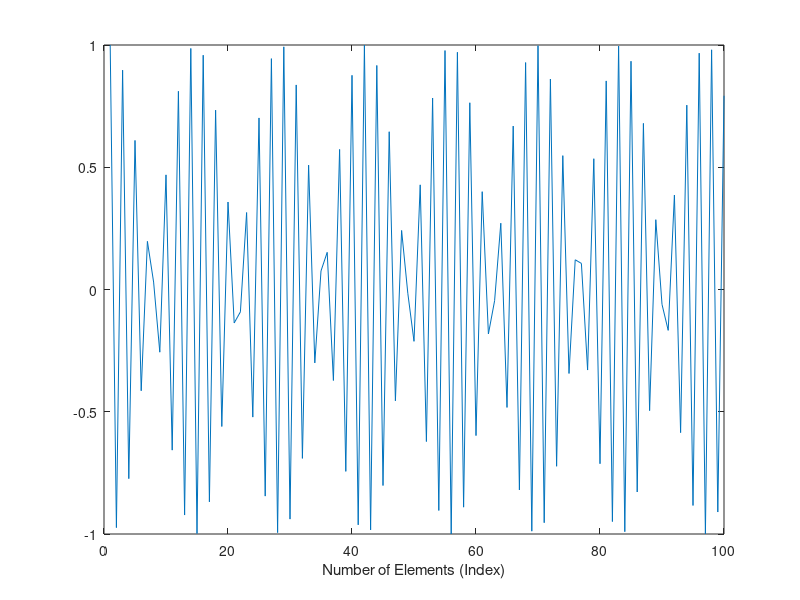
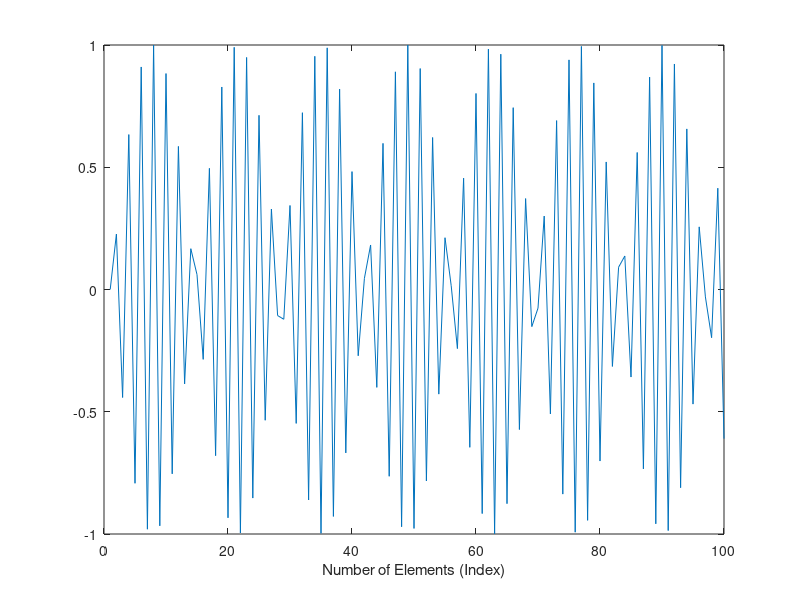
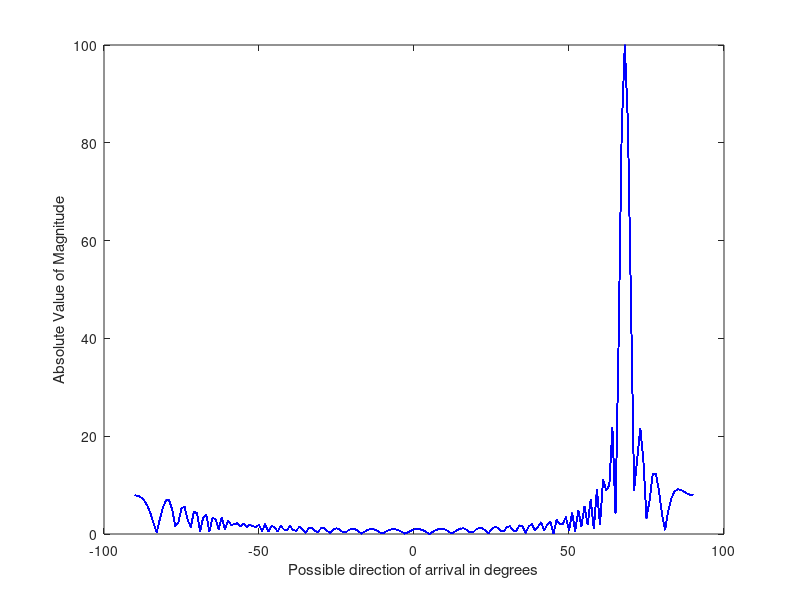

Write MATLAB code to recreate these figures, in order.
data = csvread('Data/Task3_DoA_Estimation/Data/7.csv');

figure(1);
plot(real(data));
xlabel('Number of Elements (Index)');

figure(2);
plot(imag(data));
xlabel('Number of Elements (Index)');

target_frequency = 2e3;
sound_speed = 340;
lamda = sound_speed/target_frequency;
element_distance = lamda/2;
elements = 100;
doa = zeros(1, length(-pi/2:pi/180:pi/2));
k = 0;

for angle = -pi/2:pi/180:pi/2
    alpha = [];
    for n = 1:elements
        alpha(n,:) =exp(-1i*2*pi*(n-1)*element_distance*sin(angle)/lamda);
    end
    k = k+1;
    doa(k,:) = data*alpha;
end

%[max_val max_ind]=max(doa)

phi = -90:1:90;


figure(3);
plot(phi, abs(doa), 'b');
xlabel('Possible direction of arrival in degrees');
ylabel('Absolute Value of Magnitude');